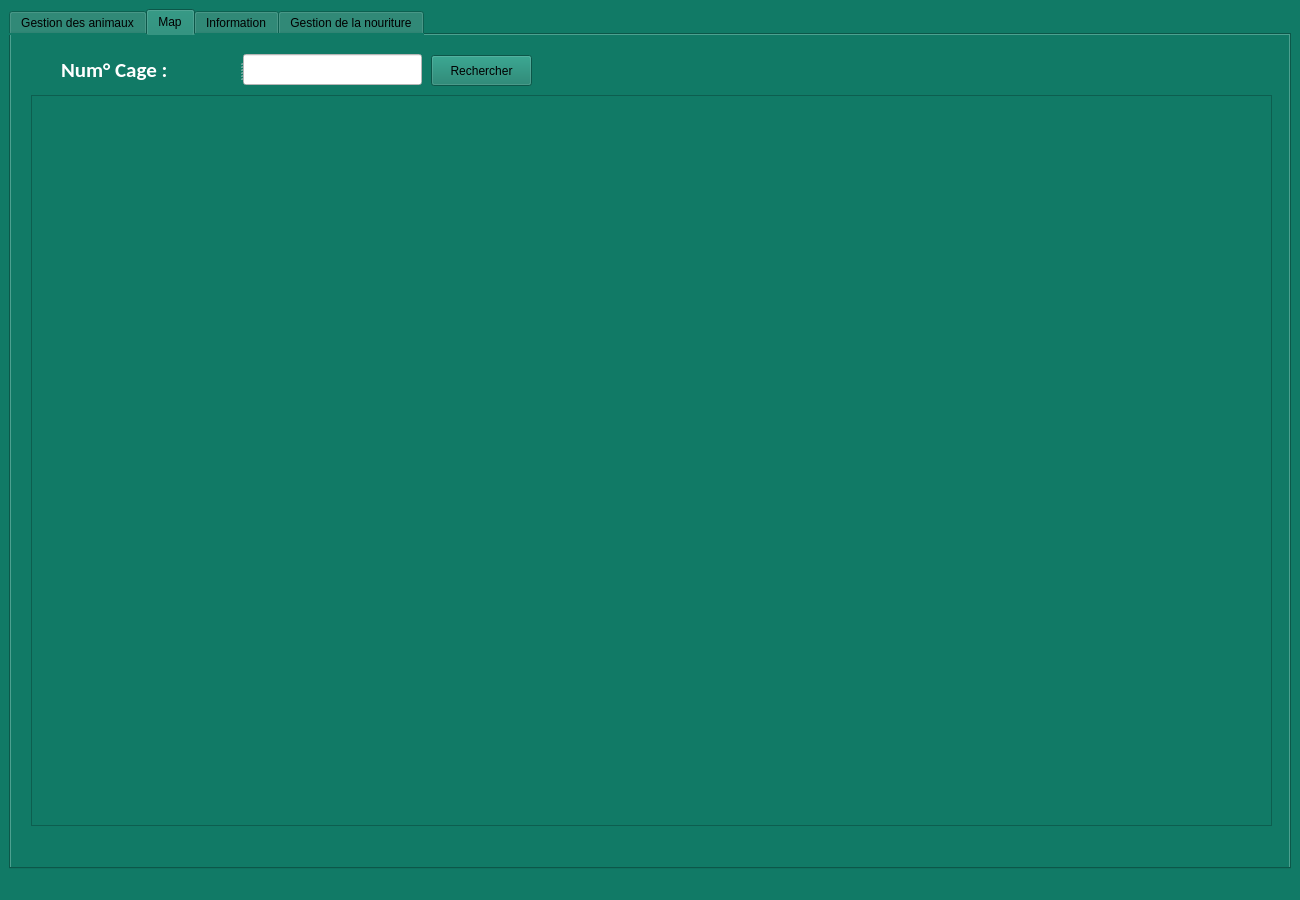
<?xml version="1.0" encoding="UTF-8"?>
<ui version="4.0">
 <class>MainWindow</class>
 <widget class="QMainWindow" name="MainWindow">
  <property name="geometry">
   <rect>
    <x>0</x>
    <y>0</y>
    <width>1300</width>
    <height>900</height>
   </rect>
  </property>
  <property name="windowTitle">
   <string>MainWindow</string>
  </property>
  <property name="styleSheet">
   <string notr="true">background-color: rgb(17, 122, 102);</string>
  </property>
  <widget class="QWidget" name="centralwidget">
   <layout class="QHBoxLayout" name="horizontalLayout_5">
    <item>
     <widget class="QTabWidget" name="tabWidget">
      <property name="currentIndex">
       <number>1</number>
      </property>
      <widget class="QWidget" name="tab_animuax">
       <attribute name="title">
        <string>Gestion des animaux</string>
       </attribute>
       <widget class="QGroupBox" name="groupBox">
        <property name="geometry">
         <rect>
          <x>0</x>
          <y>-20</y>
          <width>1282</width>
          <height>861</height>
         </rect>
        </property>
        <property name="styleSheet">
         <string notr="true"/>
        </property>
        <property name="title">
         <string/>
        </property>
        <widget class="QLineEdit" name="lineEdit_2">
         <property name="geometry">
          <rect>
           <x>30</x>
           <y>411</y>
           <width>281</width>
           <height>21</height>
          </rect>
         </property>
         <property name="styleSheet">
          <string notr="true">background-color: rgb(255, 255, 255);</string>
         </property>
         <property name="text">
          <string>Recherche</string>
         </property>
        </widget>
        <widget class="QPushButton" name="Ajout_Button_2">
         <property name="geometry">
          <rect>
           <x>590</x>
           <y>320</y>
           <width>131</width>
           <height>31</height>
          </rect>
         </property>
         <property name="styleSheet">
          <string notr="true">background-color: rgb(255, 255, 255);</string>
         </property>
         <property name="text">
          <string>Ajouter</string>
         </property>
        </widget>
        <widget class="QLabel" name="label_6">
         <property name="geometry">
          <rect>
           <x>510</x>
           <y>50</y>
           <width>291</width>
           <height>41</height>
          </rect>
         </property>
         <property name="font">
          <font>
           <family>Calibri</family>
           <pointsize>25</pointsize>
           <weight>75</weight>
           <italic>true</italic>
           <bold>true</bold>
          </font>
         </property>
         <property name="styleSheet">
          <string notr="true">color: rgb(255, 255, 255);</string>
         </property>
         <property name="text">
          <string>Gestion des animaux</string>
         </property>
        </widget>
        <widget class="Line" name="line_2">
         <property name="geometry">
          <rect>
           <x>580</x>
           <y>90</y>
           <width>151</width>
           <height>16</height>
          </rect>
         </property>
         <property name="orientation">
          <enum>Qt::Horizontal</enum>
         </property>
        </widget>
        <widget class="QWidget" name="layoutWidget_5">
         <property name="geometry">
          <rect>
           <x>690</x>
           <y>170</y>
           <width>331</width>
           <height>51</height>
          </rect>
         </property>
         <layout class="QHBoxLayout" name="horizontalLayout_6">
          <property name="spacing">
           <number>0</number>
          </property>
          <item>
           <widget class="QLabel" name="label_7">
            <property name="font">
             <font>
              <family>Calibri</family>
              <pointsize>12</pointsize>
              <weight>50</weight>
              <bold>false</bold>
             </font>
            </property>
            <property name="styleSheet">
             <string notr="true">color: rgb(255, 255, 255);</string>
            </property>
            <property name="text">
             <string>Date de naissance :</string>
            </property>
           </widget>
          </item>
          <item>
           <widget class="QDateEdit" name="Date_2">
            <property name="styleSheet">
             <string notr="true">background-color: rgb(255, 255, 255);

</string>
            </property>
           </widget>
          </item>
         </layout>
        </widget>
        <widget class="QWidget" name="layoutWidget_6">
         <property name="geometry">
          <rect>
           <x>290</x>
           <y>250</y>
           <width>331</width>
           <height>51</height>
          </rect>
         </property>
         <layout class="QHBoxLayout" name="horizontalLayout_7">
          <item>
           <widget class="QLabel" name="label_8">
            <property name="font">
             <font>
              <family>Calibri</family>
              <pointsize>12</pointsize>
              <weight>50</weight>
              <bold>false</bold>
             </font>
            </property>
            <property name="styleSheet">
             <string notr="true">color: rgb(255, 255, 255);</string>
            </property>
            <property name="text">
             <string>Numero cage :</string>
            </property>
           </widget>
          </item>
          <item>
           <widget class="QLineEdit" name="NumCage_2">
            <property name="styleSheet">
             <string notr="true">background-color: rgb(255, 255, 255);
</string>
            </property>
            <property name="text">
             <string>N° Cage</string>
            </property>
           </widget>
          </item>
         </layout>
        </widget>
        <widget class="QWidget" name="layoutWidget_7">
         <property name="geometry">
          <rect>
           <x>690</x>
           <y>250</y>
           <width>331</width>
           <height>51</height>
          </rect>
         </property>
         <layout class="QHBoxLayout" name="horizontalLayout_8">
          <item>
           <widget class="QLabel" name="label_9">
            <property name="font">
             <font>
              <family>Calibri</family>
              <pointsize>12</pointsize>
              <weight>50</weight>
              <bold>false</bold>
             </font>
            </property>
            <property name="styleSheet">
             <string notr="true">color: rgb(255, 255, 255);</string>
            </property>
            <property name="text">
             <string>Nourriture :</string>
            </property>
           </widget>
          </item>
          <item>
           <widget class="QComboBox" name="Nourriture_2">
            <property name="styleSheet">
             <string notr="true">background-color: rgb(255, 255, 255);</string>
            </property>
            <item>
             <property name="text">
              <string>Carnivore</string>
             </property>
            </item>
            <item>
             <property name="text">
              <string>Herbivores</string>
             </property>
            </item>
            <item>
             <property name="text">
              <string>Omnivores</string>
             </property>
            </item>
           </widget>
          </item>
         </layout>
        </widget>
        <widget class="QWidget" name="layoutWidget_8">
         <property name="geometry">
          <rect>
           <x>291</x>
           <y>171</y>
           <width>331</width>
           <height>51</height>
          </rect>
         </property>
         <layout class="QHBoxLayout" name="horizontalLayout_9">
          <item>
           <widget class="QLabel" name="label_10">
            <property name="font">
             <font>
              <family>Calibri</family>
              <pointsize>12</pointsize>
              <weight>50</weight>
              <bold>false</bold>
             </font>
            </property>
            <property name="styleSheet">
             <string notr="true">color: rgb(255, 255, 255);</string>
            </property>
            <property name="text">
             <string>Type Animal :</string>
            </property>
           </widget>
          </item>
          <item>
           <widget class="QLineEdit" name="lineEdit_Type_2">
            <property name="styleSheet">
             <string notr="true">background-color: rgb(255, 255, 255);

</string>
            </property>
            <property name="text">
             <string>Type</string>
            </property>
           </widget>
          </item>
         </layout>
        </widget>
        <widget class="QSplitter" name="splitter_4">
         <property name="geometry">
          <rect>
           <x>10</x>
           <y>20</y>
           <width>1261</width>
           <height>20</height>
          </rect>
         </property>
         <property name="sizePolicy">
          <sizepolicy hsizetype="Expanding" vsizetype="Expanding">
           <horstretch>3</horstretch>
           <verstretch>0</verstretch>
          </sizepolicy>
         </property>
         <property name="orientation">
          <enum>Qt::Horizontal</enum>
         </property>
        </widget>
        <widget class="QTableView" name="tab_animaux_2">
         <property name="geometry">
          <rect>
           <x>30</x>
           <y>440</y>
           <width>1211</width>
           <height>351</height>
          </rect>
         </property>
         <property name="styleSheet">
          <string notr="true">background-color: rgb(175, 175, 175);</string>
         </property>
        </widget>
        <widget class="QSplitter" name="splitter_5">
         <property name="geometry">
          <rect>
           <x>810</x>
           <y>800</y>
           <width>431</width>
           <height>31</height>
          </rect>
         </property>
         <property name="orientation">
          <enum>Qt::Horizontal</enum>
         </property>
         <widget class="QLineEdit" name="lineEdit_Edit_2">
          <property name="styleSheet">
           <string notr="true">background-color: rgb(255, 255, 255);</string>
          </property>
          <property name="text">
           <string>Modifier</string>
          </property>
         </widget>
         <widget class="QSplitter" name="splitter_6">
          <property name="orientation">
           <enum>Qt::Horizontal</enum>
          </property>
          <widget class="QPushButton" name="Edit_Button_2">
           <property name="styleSheet">
            <string notr="true">background-color: rgb(255, 255, 255);</string>
           </property>
           <property name="text">
            <string>Modifier</string>
           </property>
          </widget>
          <widget class="QPushButton" name="Del_Button_2">
           <property name="styleSheet">
            <string notr="true">background-color: rgb(255, 255, 255);</string>
           </property>
           <property name="text">
            <string>Supprimer</string>
           </property>
          </widget>
         </widget>
        </widget>
        <widget class="QPushButton" name="Genpdf">
         <property name="geometry">
          <rect>
           <x>30</x>
           <y>800</y>
           <width>121</width>
           <height>31</height>
          </rect>
         </property>
         <property name="styleSheet">
          <string notr="true">background-color: rgb(255, 255, 255);</string>
         </property>
         <property name="text">
          <string>Generer PDF</string>
         </property>
        </widget>
       </widget>
      </widget>
      <widget class="QWidget" name="tab_map">
       <attribute name="title">
        <string>Map</string>
       </attribute>
       <widget class="QGraphicsView" name="Map">
        <property name="geometry">
         <rect>
          <x>20</x>
          <y>60</y>
          <width>1241</width>
          <height>731</height>
         </rect>
        </property>
       </widget>
       <widget class="QSplitter" name="splitter_7">
        <property name="geometry">
         <rect>
          <x>50</x>
          <y>19</y>
          <width>361</width>
          <height>31</height>
         </rect>
        </property>
        <property name="orientation">
         <enum>Qt::Horizontal</enum>
        </property>
        <widget class="QLabel" name="label_11">
         <property name="font">
          <font>
           <family>Calibri</family>
           <pointsize>16</pointsize>
           <weight>75</weight>
           <bold>true</bold>
          </font>
         </property>
         <property name="styleSheet">
          <string notr="true">color: rgb(255, 255, 255);</string>
         </property>
         <property name="text">
          <string>Num° Cage :</string>
         </property>
        </widget>
        <widget class="QLineEdit" name="numCage">
         <property name="styleSheet">
          <string notr="true">background-color: rgb(255, 255, 255);</string>
         </property>
        </widget>
       </widget>
       <widget class="QPushButton" name="RechCage">
        <property name="geometry">
         <rect>
          <x>420</x>
          <y>20</y>
          <width>101</width>
          <height>31</height>
         </rect>
        </property>
        <property name="text">
         <string>Rechercher</string>
        </property>
       </widget>
      </widget>
      <widget class="QWidget" name="tab">
       <attribute name="title">
        <string>Information</string>
       </attribute>
       <widget class="QListWidget" name="infoList">
        <property name="geometry">
         <rect>
          <x>20</x>
          <y>160</y>
          <width>1261</width>
          <height>631</height>
         </rect>
        </property>
        <property name="styleSheet">
         <string notr="true">background-color: rgb(175, 175, 175);</string>
        </property>
       </widget>
       <widget class="QSplitter" name="splitter">
        <property name="geometry">
         <rect>
          <x>180</x>
          <y>80</y>
          <width>301</width>
          <height>31</height>
         </rect>
        </property>
        <property name="orientation">
         <enum>Qt::Horizontal</enum>
        </property>
        <widget class="QLabel" name="label">
         <property name="font">
          <font>
           <family>Calibri</family>
           <pointsize>16</pointsize>
           <weight>75</weight>
           <bold>true</bold>
          </font>
         </property>
         <property name="styleSheet">
          <string notr="true">color: rgb(255, 255, 255);</string>
         </property>
         <property name="text">
          <string>Animal :</string>
         </property>
        </widget>
        <widget class="QLineEdit" name="LineEdit_Info">
         <property name="styleSheet">
          <string notr="true">background-color: rgb(255, 255, 255);</string>
         </property>
        </widget>
       </widget>
      </widget>
      <widget class="QWidget" name="tab_2">
       <attribute name="title">
        <string>Gestion de la nouriture</string>
       </attribute>
       <widget class="QTableView" name="Tab_repas">
        <property name="geometry">
         <rect>
          <x>40</x>
          <y>110</y>
          <width>1221</width>
          <height>681</height>
         </rect>
        </property>
        <property name="styleSheet">
         <string notr="true">background-color: rgb(175, 175, 175);</string>
        </property>
       </widget>
       <widget class="QSplitter" name="splitter_9">
        <property name="geometry">
         <rect>
          <x>200</x>
          <y>40</y>
          <width>801</width>
          <height>31</height>
         </rect>
        </property>
        <property name="orientation">
         <enum>Qt::Horizontal</enum>
        </property>
        <widget class="QSplitter" name="splitter_8">
         <property name="orientation">
          <enum>Qt::Horizontal</enum>
         </property>
         <widget class="QLabel" name="label_12">
          <property name="font">
           <font>
            <family>Calibri</family>
            <pointsize>14</pointsize>
            <weight>75</weight>
            <bold>true</bold>
           </font>
          </property>
          <property name="styleSheet">
           <string notr="true">color: rgb(255, 255, 255);</string>
          </property>
          <property name="text">
           <string>ID de l'animal :</string>
          </property>
         </widget>
         <widget class="QLineEdit" name="lineEdit_id">
          <property name="styleSheet">
           <string notr="true">background-color: rgb(255, 255, 255);</string>
          </property>
         </widget>
        </widget>
        <widget class="QPushButton" name="AjouterRepas">
         <property name="styleSheet">
          <string notr="true">background-color: rgb(255, 255, 255);</string>
         </property>
         <property name="text">
          <string>Ajouter repas</string>
         </property>
        </widget>
        <widget class="QPushButton" name="SuppRepas">
         <property name="styleSheet">
          <string notr="true">background-color: rgb(255, 255, 255);</string>
         </property>
         <property name="text">
          <string>Supprimer repas</string>
         </property>
        </widget>
       </widget>
      </widget>
     </widget>
    </item>
   </layout>
  </widget>
  <widget class="QMenuBar" name="menubar">
   <property name="geometry">
    <rect>
     <x>0</x>
     <y>0</y>
     <width>1300</width>
     <height>22</height>
    </rect>
   </property>
  </widget>
  <widget class="QStatusBar" name="statusbar"/>
 </widget>
 <resources/>
 <connections/>
</ui>
